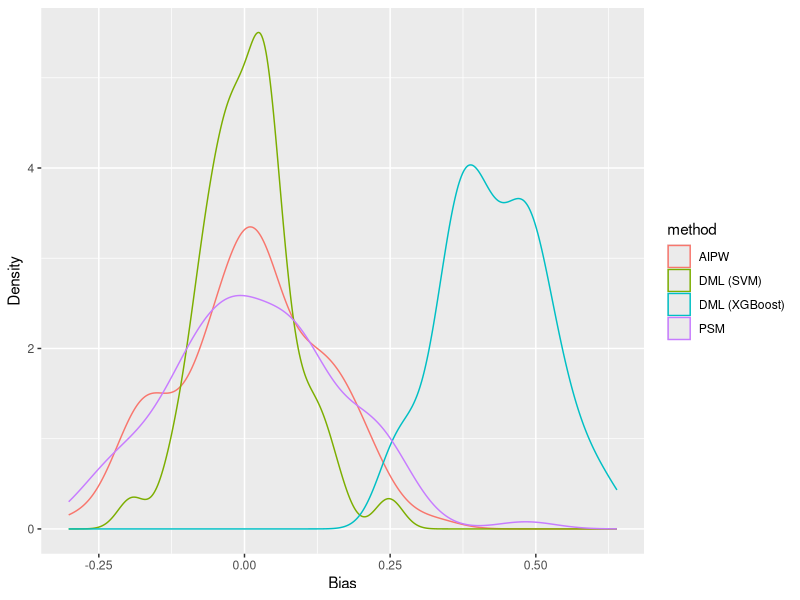
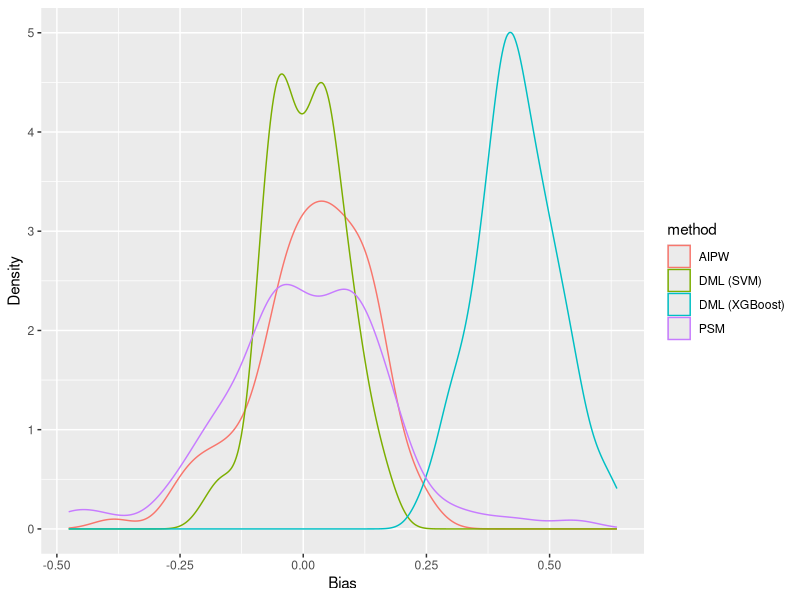
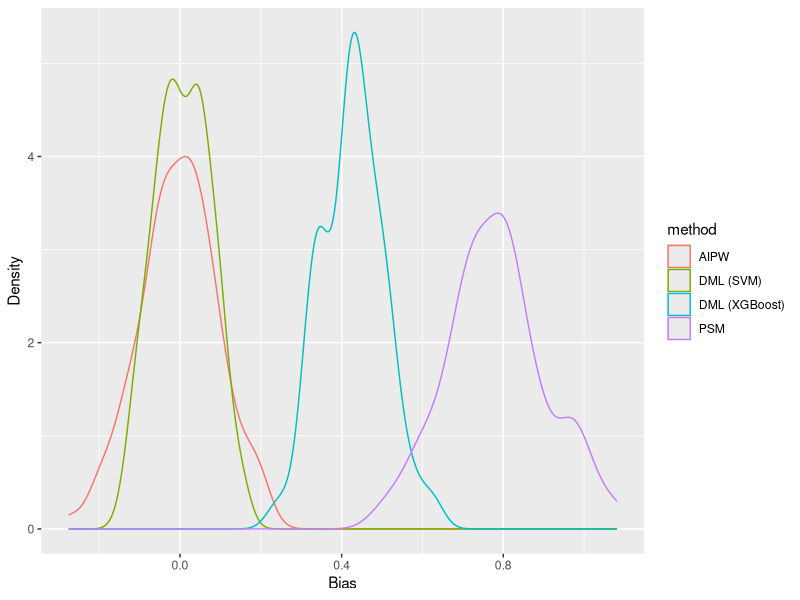
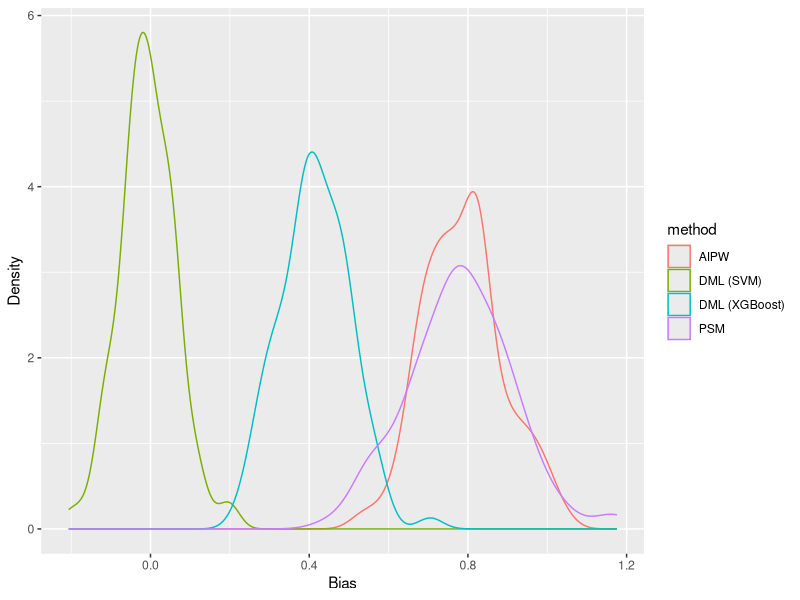

Write R code to recreate these figures, in order.
library(ggplot2)

plot <- function(data, ate = 1){
  # visualise the bias of estimator
  data$values <- data$values - ate
  
  ggplot(data, aes(x = values, color = method)) + 
    labs(x = "Bias", y = "Density") + 
    geom_density()
}

# visualise results via density plot
results <- read.csv("results/all-correct.csv")
plot(results)

# visualise results via density plot
results <- read.csv("results/prop-correct.csv")
plot(results)


# visualise results via density plot
results <- read.csv("results/resp-correct.csv")
plot(results)

# visualise results via density plot
results <- read.csv("results/none-correct.csv")
plot(results)
